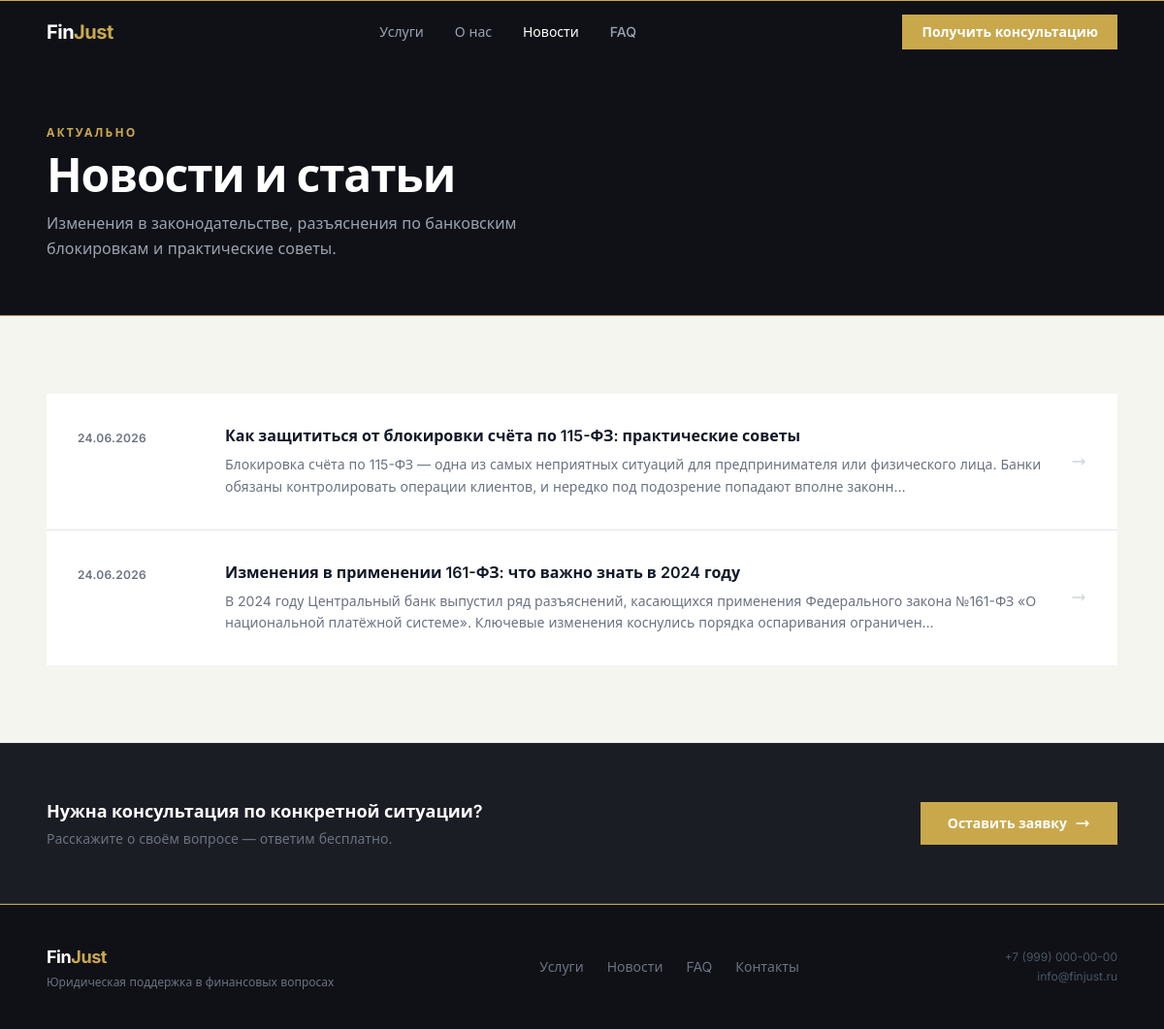
Page /news on the committed database.
### models.py (models this page shows)
class News(Base):
    __tablename__ = "news"
    id: Mapped[int] = mapped_column(Integer, primary_key=True, index=True)
    title: Mapped[str] = mapped_column(String(255), nullable=False)
    content: Mapped[str] = mapped_column(Text, nullable=False)
    created_at: Mapped[datetime] = mapped_column(
        DateTime, default=datetime.utcnow, server_default=func.now()
    )

### main.py (the view)
@app.get("/news", response_class=HTMLResponse)
def news_list(request: Request, db: Session = Depends(get_db)):
    news = db.query(News).order_by(News.created_at.desc()).all()
    return templates.TemplateResponse(
        request=request, name="news.html", context={"news": news}
    )

### templates/news.html (shortened to what this page needs)
{% extends "base.html" %}
{% block nav_news %}text-white{% endblock %}
{% block content %}
<section class="bg-surface pt-16 pb-14">
  <div class="max-w-6xl mx-auto px-6">
    <p class="text-gold text-xs font-semibold tracking-widest2 uppercase mb-3">Актуально</p>
    <h1 class="text-3xl md:text-5xl font-bold text-white tracking-tight">Новости и статьи</h1>
    <p class="text-gray-400 mt-3 text-base max-w-lg leading-relaxed">
      Изменения в законодательстве, разъяснения по банковским блокировкам и практические советы.
    </p>
  </div>
</section>
<section class="bg-light py-20">
  <div class="max-w-6xl mx-auto px-6">
    {% if news %}
      <div class="flex flex-col gap-px bg-gray-200">
        {% for item in news %}
        <a href="/news/{{ item.id }}"
           class="group bg-white p-8 flex flex-col sm:flex-row sm:items-start gap-6 hover:bg-light transition-colors">
          <div class="sm:w-32 flex-shrink-0">
            <time class="text-xs font-semibold text-muted tracking-wide uppercase">
              {{ item.created_at.strftime('%d.%m.%Y') }}
            </time>
          </div>
          <div class="flex-1 min-w-0">
            <h2 class="text-base font-semibold text-gray-900 group-hover:text-gold transition-colors leading-snug mb-2">
              {{ item.title }}
            </h2>
            <p class="text-sm text-gray-500 leading-relaxed line-clamp-2">
              {{ item.content[:200] }}{% if item.content|length > 200 %}…{% endif %}
            </p>
          </div>
          <div class="flex-shrink-0 self-center">
            <svg class="w-4 h-4 text-gray-300 group-hover:text-gold transition-colors" fill="none"
                 stroke="currentColor" stroke-width="2" viewBox="0 0 24 24">
              <path stroke-linecap="round" stroke-linejoin="round" d="M17 8l4 4m0 0l-4 4m4-4H3"/>
            </svg>
          </div>
        </a>
        {% endfor %}
      </div>
    {% else %}
      <div class="text-center py-24">
        <p class="text-gray-400 text-sm">Публикаций пока нет. Загляните позже.</p>
      </div>
    {% endif %}
  </div>
</section>
<section class="bg-card border-y border-border py-14">
  <div class="max-w-6xl mx-auto px-6 flex flex-col sm:flex-row items-start sm:items-center justify-between gap-6">
    <div>
      <p class="text-white font-semibold text-lg">Нужна консультация по конкретной ситуации?</p>
      <p class="text-gray-500 text-sm mt-1">Расскажите о своём вопросе — ответим бесплатно.</p>
    </div>
    <a href="/#contact"
       class="flex-shrink-0 inline-flex items-center gap-2 bg-gold hover:bg-gold-d text-white font-semibold text-sm px-7 py-3 transition-colors">
      Оставить заявку
      <svg class="w-4 h-4" fill="none" stroke="currentColor" stroke-width="2" viewBox="0 0 24 24">
        <path stroke-linecap="round" stroke-linejoin="round" d="M17 8l4 4m0 0l-4 4m4-4H3"/>
      </svg>
    </a>
  </div>
</section>
{% endblock %}

### rows in the picture
News: created_at "24.06.2026", title "Как защититься от блокировки счёта по 115-ФЗ: практические советы", content "Блокировка счёта по 115-ФЗ — одна из самых неприятных ситуаций для предпринимателя или физического лица. Банки обязаны контролировать операции клиентов, и нередко под подозрение попадают вполне законн"
News: created_at "24.06.2026", title "Изменения в применении 161-ФЗ: что важно знать в 2024 году", content "В 2024 году Центральный банк выпустил ряд разъяснений, касающихся применения Федерального закона №161-ФЗ «О национальной платёжной системе». Ключевые изменения коснулись порядка оспаривания ограничен"

### other values in the picture
{{ site.LAWYER_PHONE }} "+7 (999) 000-00-00"
{{ site.LAWYER_EMAIL }} "info@finjust.ru"
